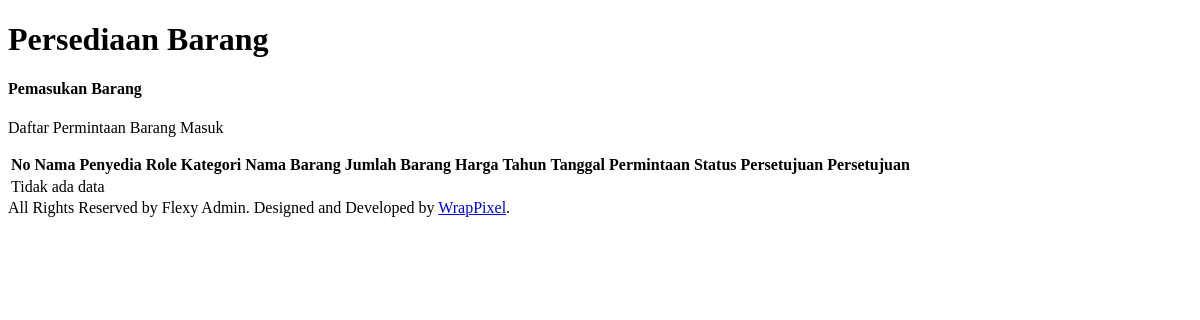
The app's page /disbekal/home.php, older data.
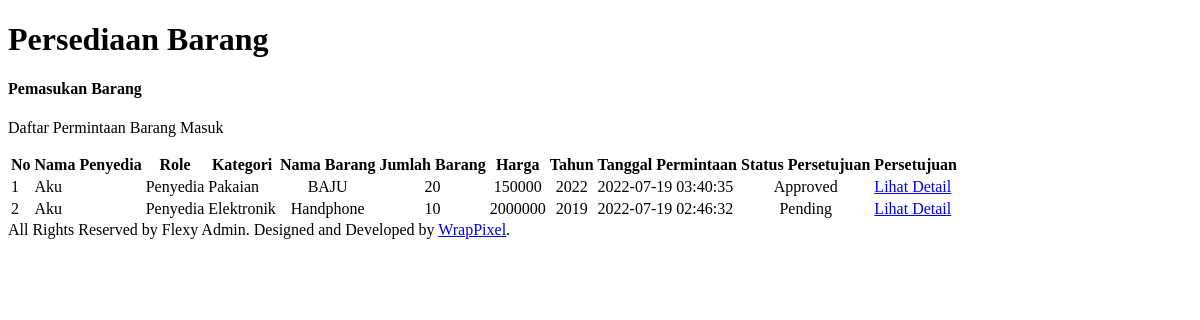
The same page, newer data.
### tables this page shows
CREATE TABLE `pemasukan` (
  `id_request` int(11) NOT NULL,
  `id_admin` int(11) NOT NULL,
  `nama_penyedia` varchar(250) NOT NULL,
  `role` varchar(250) NOT NULL,
  `id_komoditi` int(11) NOT NULL,
  `id_barang` varchar(11) NOT NULL,
  `nama_barang` varchar(250) NOT NULL,
  `jumlah_barang` int(11) NOT NULL,
  `harga_barang` int(11) NOT NULL,
  `tahun_produksi` int(11) NOT NULL,
  `tgl_request` timestamp NOT NULL DEFAULT current_timestamp(),
  `no_kontrak` int(11) NOT NULL,
  `status_request` bit(1) NOT NULL
);

CREATE TABLE `komoditi` (
  `id_komoditi` int(11) NOT NULL,
  `jenis_komoditi` varchar(50) NOT NULL
);

### disbekal/home.php (the view, shortened to what this page needs)
<!DOCTYPE html>
<html dir="ltr" lang="en">
<body>
    <div class="page-wrapper">
        <div class="page-breadcrumb">
            <div class="row align-items-center">
                <div class="col-6">
                    <h1 class="mb-0 fw-bold">Persediaan Barang</h1>
                </div>
            </div>
        </div>
        <div class="container-fluid">
            <div class="row">
                <div class="col-12">
                    <div class="card">
                        <div class="card-body">
                            <div class="d-md-flex">
                                <div>
                                    <h4 class="card-title">Pemasukan Barang</h4>
                                    <p>Daftar Permintaan Barang Masuk</p>
                                </div>
                            </div>
                            <div class="table-responsive">
                                <table class="table mb-0 table-hover align-middle text-nowrap">
                                    <thead>
                                        <tr>
                                            <th class="border-top-0">No</th>
                                            <th class="border-top-0">Nama Penyedia</th>
                                            <th class="border-top-0" style="text-align:center">Role</th>
                                            <th class="border-top-0">Kategori</th>
                                            <th class="border-top-0">Nama Barang</th>
                                            <th class="border-top-0">Jumlah Barang</th>
                                            <th class="border-top-0">Harga</th>
                                            <th class="border-top-0">Tahun</th>
                                            <th class="border-top-0">Tanggal Permintaan</th>
                                            <th class="border-top-0">Status Persetujuan</th>
                                            <th class="border-top-0">Persetujuan</th>
                                        </tr>
                                    </thead>
                                    <tbody>
                                     <?php
                                            include 'database.php';
                                            $no = 1;
                                            $sql = mysqli_query($koneksi,'SELECT * FROM pemasukan LEFT JOIN komoditi USING(id_komoditi) ORDER BY id_request DESC');
                                            if (mysqli_num_rows($sql) > 0 ) {
                                            while ($row = mysqli_fetch_array($sql)){
                                        ?>
                                            <tr>
                                            <td><?php echo $no++ ?></td>
                                            <td><?php echo $row['nama_penyedia']?></td>
                                            <td><?php echo $row['role']?></td>
                                            <td><?php echo $row['jenis_komoditi']?></td>
                                            <td style="text-align:center"><?php echo $row['nama_barang']?></td>
                                            <td style="text-align:center"><?php echo $row['jumlah_barang']?></td>
                                            <td style="text-align:center"><?php echo $row['harga_barang']?></td>
                                            <td style="text-align:center"><?php echo $row['tahun_produksi']?></td>
                                            <td><?php echo $row['tgl_request']?></td>
                                            <td style="text-align:center"><?php echo ($row['status_request'] == 0)?'Pending':'Approved'; ?></td>
                                            <td>
                                                <a class="btn btn-success" href="<?php echo BASE_URL."index.php?page=disbekal/detail_persetujuan.php&id_request=$row[id_request]" ?>">Lihat Detail</a>
                                            </td>
                                            </tr>
                                        <?php }
                                        }else { ?>
                                            <tr>
                                                <td colspan="9">Tidak ada data</td>
                                            </tr>
                                        <?php } ?>
                                    </tbody>
                                </table>
                            </div>
                        </div>
                    </div>
                </div>
            </div>
        <footer class="footer text-center">
            All Rights Reserved by Flexy Admin. Designed and Developed by <a
                href="https://www.wrappixel.com">WrapPixel</a>.
        </footer>
    </div>
    </div>
</body>
</html>

Row changes from the older to the newer data that the page shows:
added pemasukan: nama_penyedia "Aku", role "Penyedia", id_komoditi.jenis_komoditi "Pakaian", nama_barang "BAJU", jumlah_barang "20", harga_barang "150000", tahun_produksi "2022", tgl_request "2022-07-19 03:40:35", status_request "Approved"
added pemasukan: nama_penyedia "Aku", role "Penyedia", id_komoditi.jenis_komoditi "Elektronik", nama_barang "Handphone", jumlah_barang "10", harga_barang "2000000", tahun_produksi "2019", tgl_request "2022-07-19 02:46:32", status_request "Pending"
Text that changed along with them:
text no longer shown: "Tidak ada data"
